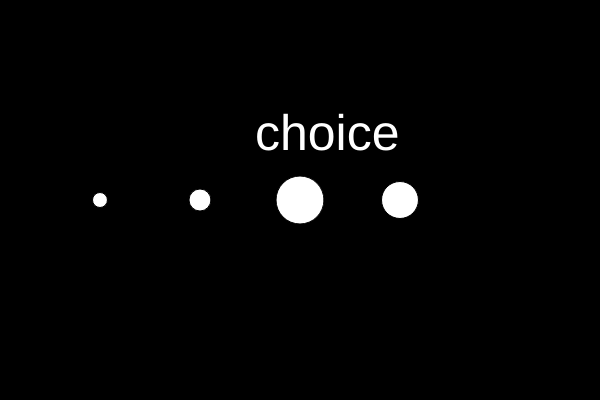
Frame 1 (no input)
Frame 60 (no input): identical to frame 1, image omitted
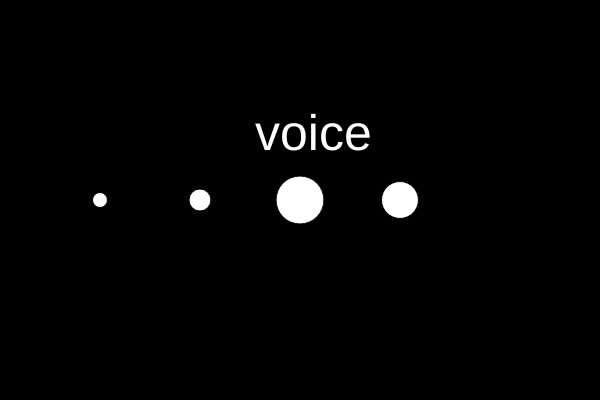
Frame 120 (the mouse pressed at the canvas centre since frame 60)

The p5.js sketch that drew these frames (run headless with seeded random() and noise() and a simulated clock; from frame 60 on, the mouse is pressed at the canvas centre):

// p5.js sketch
// ── sketch.js
var numbers = [ 15,22,48, 37];
var habits = ["choice" , "voice" , "hustle" , "grit" , "growth" , "optimism" , "consideration", "dem grades"];
var j = 0;

function setup(){
    createCanvas(600,400);
}


function draw(){
    background(0);
    
    for(var i = 0; i < 4; i++){
       ellipse((i + 1)*100,200,numbers[i],numbers[i]); 
    }
    
    fill(255);
    textSize(50);
    text(habits[j], 255, 150);
    
}

function mousePressed(){
    j++;
    if(j==habits.length){
        j=0;
    }
}
